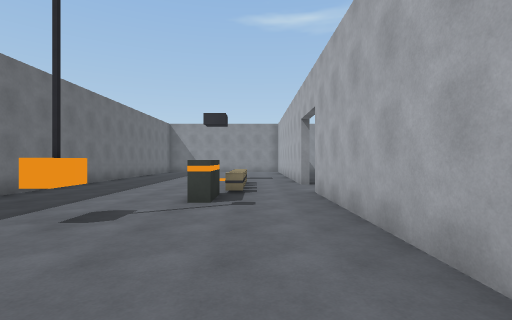
[1] (above)

18 first-person views from a walk through a 3-D level made in the Unity game engine. The camera is 1.5 m above the floor, looks level and sees 85° across. Doors are open. The floor is counted in squares, 2 m on a side. Each view is taken from the middle of a square. On the plan, view 1 faces up. The plan holds only what a view shows up to about 10 squares ahead; the rest is blank. The player is left out.

[2]
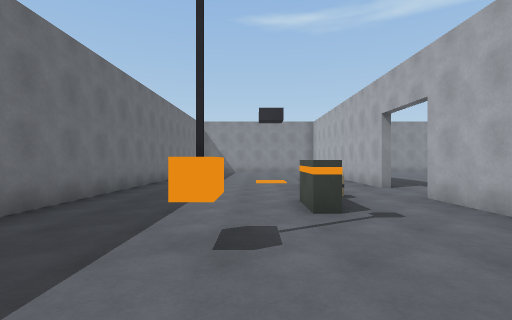

[3]
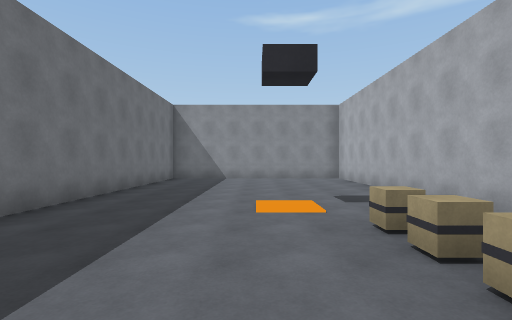

[4]
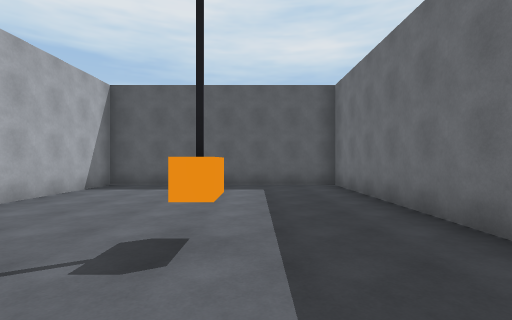

[5]
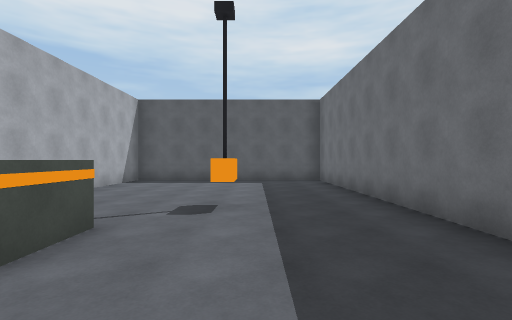

[6]
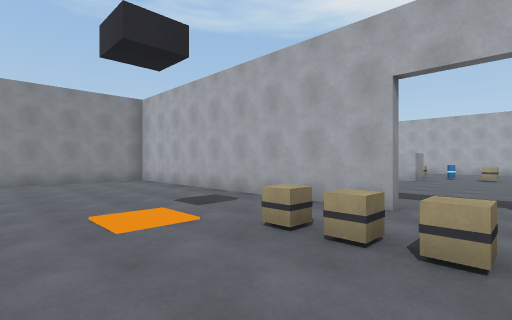

[7]
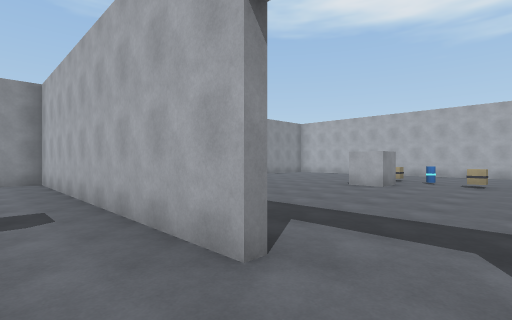

[8]
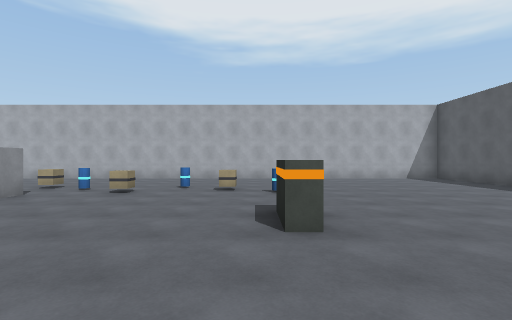

[9]
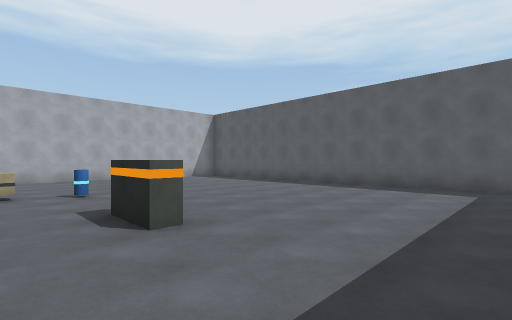

[10]
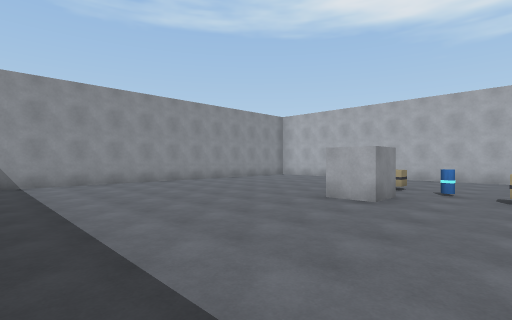

[11]
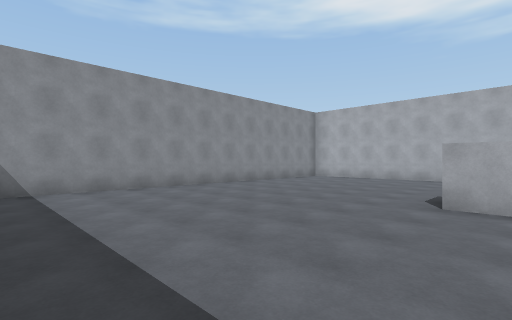

[12]
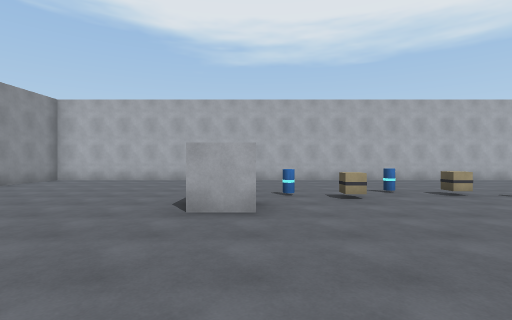

[13]
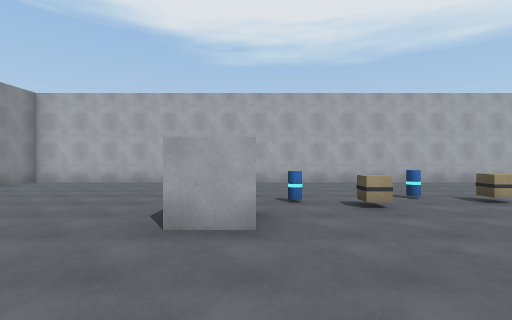

[14]
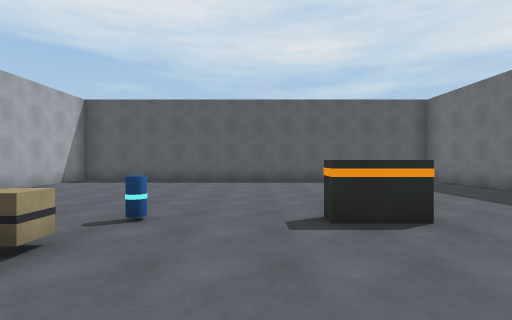

[15]
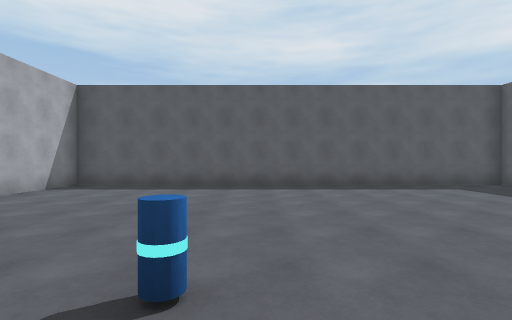

[16]
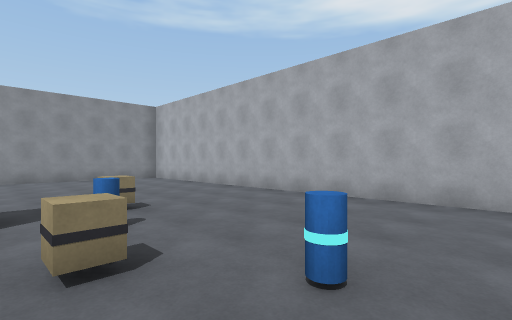

[17]
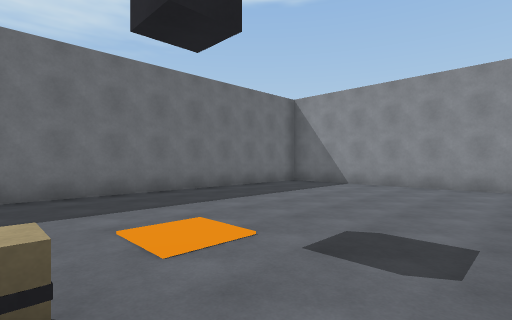

[18]
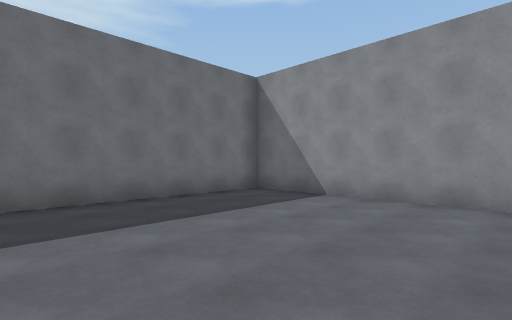

### Floor plan
Points are (right, up) in squares from view 1. A wall is a line through its corners. A room is listed if a view was taken in it or the views show most of it. See-through windows are left out.
Room 1 (views 1, 2, 3, 4, 5, 6, 7, 17, 18)
walls: (1.4, 8.5) (1.4, 17.4) (-5.4, 17.4) (-5.4, -2.4) (-2, -2.4); (-0.5, -2.4) (1.4, -2.4) (1.4, 6.5)
ways out: open door at (1.5, 7.5) to room 2
objects: other object (-3, 3) to (-2, 4); other object (-1, 5) to (-1, 6); other object (0, 8); other object (0, 9)
Room 2 (views 8, 9, 10, 11, 12, 13, 14, 15, 16)
walls: (1.6, 1.1) (1.6, -2.4) (14.4, -2.4) (14.4, 17.4) (3.2, 17.4)
ways out: open door at (1.5, 7.5) to room 1
objects: other object (6, 5) to (7, 5); other object (8, 10) to (9, 11); other object (10, 5); other object (10, 6); other object (10, 8); other object (10, 9); other object (11, 7); other object (11, 11)

Positions as (right, up) in squares from view 1, and headings:
1: (0, 0), facing up
2: (-2, 1), facing up
3: (-2, 6), facing up
4: (-3, 6), facing down
5: (-3, 8), facing down
6: (-3, 7), facing up-right
7: (0, 7), facing up-right
8: (3, 5), facing right
9: (3, 6), facing down-right
10: (3, 8), facing up-right
11: (3, 10), facing up-right
12: (4, 10), facing right
13: (5, 10), facing right
14: (8, 8), facing down
15: (9, 6), facing down
16: (9, 6), facing up-right
17: (1, 9), facing up-left
18: (0, 12), facing up-left
